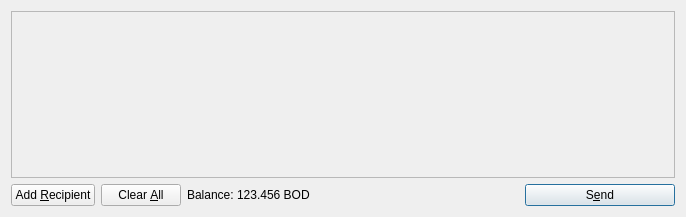
<?xml version="1.0" encoding="UTF-8"?>
<ui version="4.0">
 <class>SendCoinsDialog</class>
 <widget class="QDialog" name="SendCoinsDialog">
  <property name="geometry">
   <rect>
    <x>0</x>
    <y>0</y>
    <width>686</width>
    <height>217</height>
   </rect>
  </property>
  <property name="windowTitle">
   <string>Send Coins</string>
  </property>
  <layout class="QVBoxLayout" name="verticalLayout">
   <item>
    <widget class="QScrollArea" name="scrollArea">
     <property name="widgetResizable">
      <bool>true</bool>
     </property>
     <widget class="QWidget" name="scrollAreaWidgetContents">
      <property name="geometry">
       <rect>
        <x>0</x>
        <y>0</y>
        <width>666</width>
        <height>165</height>
       </rect>
      </property>
      <layout class="QVBoxLayout" name="verticalLayout_2">
       <property name="margin">
        <number>0</number>
       </property>
       <item>
        <layout class="QVBoxLayout" name="entries">
         <property name="spacing">
          <number>6</number>
         </property>
        </layout>
       </item>
       <item>
        <spacer name="verticalSpacer">
         <property name="orientation">
          <enum>Qt::Vertical</enum>
         </property>
         <property name="sizeHint" stdset="0">
          <size>
           <width>20</width>
           <height>40</height>
          </size>
         </property>
        </spacer>
       </item>
      </layout>
     </widget>
    </widget>
   </item>
   <item>
    <layout class="QHBoxLayout" name="horizontalLayout">
     <item>
      <widget class="QPushButton" name="addButton">
       <property name="toolTip">
        <string>Send to multiple recipients at once</string>
       </property>
       <property name="text">
        <string>Add &amp;Recipient</string>
       </property>
       <property name="icon">
        <iconset resource="../bitcoin.qrc">
         <normaloff>:/icons/add</normaloff>:/icons/add</iconset>
       </property>
       <property name="autoDefault">
        <bool>false</bool>
       </property>
      </widget>
     </item>
     <item>
      <widget class="QPushButton" name="clearButton">
       <property name="sizePolicy">
        <sizepolicy hsizetype="Minimum" vsizetype="Fixed">
         <horstretch>0</horstretch>
         <verstretch>0</verstretch>
        </sizepolicy>
       </property>
       <property name="toolTip">
        <string>Remove all transaction fields</string>
       </property>
       <property name="text">
        <string>Clear &amp;All</string>
       </property>
       <property name="icon">
        <iconset resource="../bitcoin.qrc">
         <normaloff>:/icons/remove</normaloff>:/icons/remove</iconset>
       </property>
       <property name="autoRepeatDelay">
        <number>300</number>
       </property>
       <property name="autoDefault">
        <bool>false</bool>
       </property>
      </widget>
     </item>
     <item>
      <layout class="QHBoxLayout" name="horizontalLayout_2">
       <property name="spacing">
        <number>3</number>
       </property>
       <item>
        <widget class="QLabel" name="label">
         <property name="text">
          <string>Balance:</string>
         </property>
        </widget>
       </item>
       <item>
        <widget class="QLabel" name="labelBalance">
         <property name="cursor">
          <cursorShape>IBeamCursor</cursorShape>
         </property>
         <property name="text">
          <string>123.456 BOD</string>
         </property>
         <property name="textInteractionFlags">
          <set>Qt::LinksAccessibleByMouse|Qt::TextSelectableByKeyboard|Qt::TextSelectableByMouse</set>
         </property>
        </widget>
       </item>
      </layout>
     </item>
     <item>
      <spacer name="horizontalSpacer">
       <property name="orientation">
        <enum>Qt::Horizontal</enum>
       </property>
       <property name="sizeHint" stdset="0">
        <size>
         <width>40</width>
         <height>20</height>
        </size>
       </property>
      </spacer>
     </item>
     <item>
      <widget class="QPushButton" name="sendButton">
       <property name="minimumSize">
        <size>
         <width>150</width>
         <height>0</height>
        </size>
       </property>
       <property name="toolTip">
        <string>Confirm the send action</string>
       </property>
       <property name="text">
        <string>S&amp;end</string>
       </property>
       <property name="icon">
        <iconset resource="../bitcoin.qrc">
         <normaloff>:/icons/send</normaloff>:/icons/send</iconset>
       </property>
       <property name="default">
        <bool>true</bool>
       </property>
      </widget>
     </item>
    </layout>
   </item>
  </layout>
 </widget>
 <resources>
  <include location="../bitcoin.qrc"/>
 </resources>
 <connections/>
</ui>
